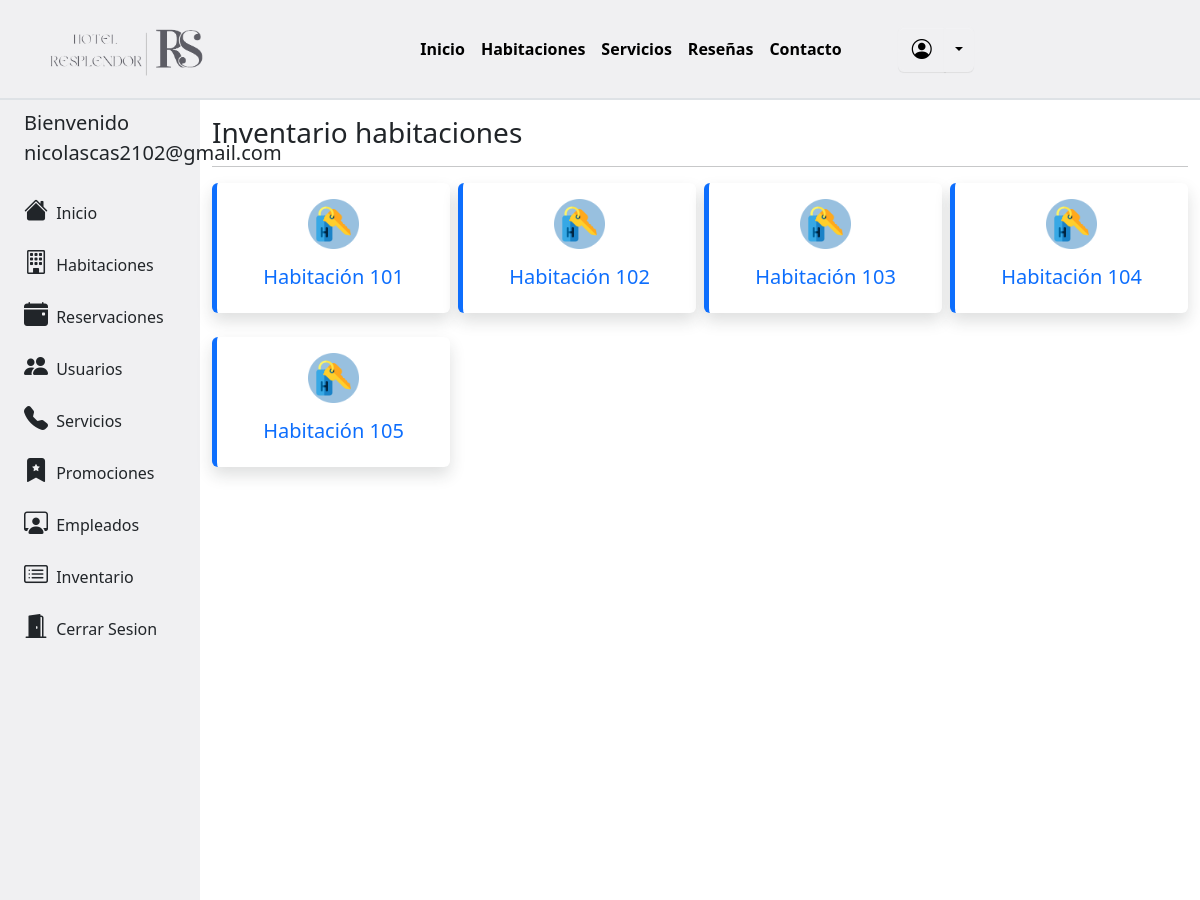
Screenshot of /habitaciones/inventario.php (signed in) with the database file from the repository.
### tables this page shows
CREATE TABLE `habitacion` (
  `id_habitacion` int(6) NOT NULL,
  `id_tipo_habitacion` int(11) NOT NULL,
  `id_estado` int(11) NOT NULL,
  `id_temporada` int(11) NOT NULL,
  `nombre_habitacion` varchar(25) NOT NULL,
  `descripcion_habitacion` text NOT NULL,
  `cantidad_personas` varchar(25) NOT NULL,
  `precio_Tb` int(11) NOT NULL,
  `precio_Ta` int(11) NOT NULL,
  `imagen_habitacion` text NOT NULL,
  `cant_reservas` int(11) NOT NULL,
  `id_promocion` int(11) DEFAULT NULL
);

### habitaciones/inventario.php (the view, shortened to what this page needs)
<!DOCTYPE html>
<html lang="en">
<head>
    <link rel="stylesheet" href="../css/custom.css">
    <link rel="stylesheet" href="../libs/bootstrap-icons/bootstrap-icons.css">
</head>
<body>
<?php
    include '../modules/menu.php';
    include '../modules/sidebar_admin.php';
?>
    <div class="col-xl-10 col-sm-10 col-md-9 py-3">
        <h3>Inventario habitaciones</h3>
        <hr>
        <div class="row g-2">
            <?php
            $conexion = new Conexion();
            $con=$conexion->conectarDB();
            $sql = "SELECT * FROM habitacion;";
            $resultset = $con->query($sql);
            if($resultset->num_rows>0){
                while($fila = $resultset->fetch_assoc()){
            echo '
                <div class="col-lg-3 col-sm-12">
                <a href="http://localhost/hotel/habitaciones/inv_habitacion.php?id='.$fila["id_habitacion"].'" style="text-decoration:none;">
                    <div class="card text-bg-white shadow mb-3 border-5 border-top-0 border-end-0 border-bottom-0 border-primary" style="max-width: 430px;">
                        <div class="card-body text-center">
                            <img src="../img/hotel2.png" alt="Icono habitación" class="img-fluid w-25">
                            <h1 class="fs-5 mt-3">'.$fila["nombre_habitacion"].'</h1>
                        </div>
                    </div>
                </a>
                </div>';
                }
            }?>
        </div>
    </div>
</body>
</html>

### rows the page displays
habitacion: nombre_habitacion "Habitación 101"
habitacion: nombre_habitacion "Habitación 102"
habitacion: nombre_habitacion "Habitación 103"
habitacion: nombre_habitacion "Habitación 104"
habitacion: nombre_habitacion "Habitación 105"

### other values shown
$_SESSION["Admin"] "nicolascas2102@gmail.com"
